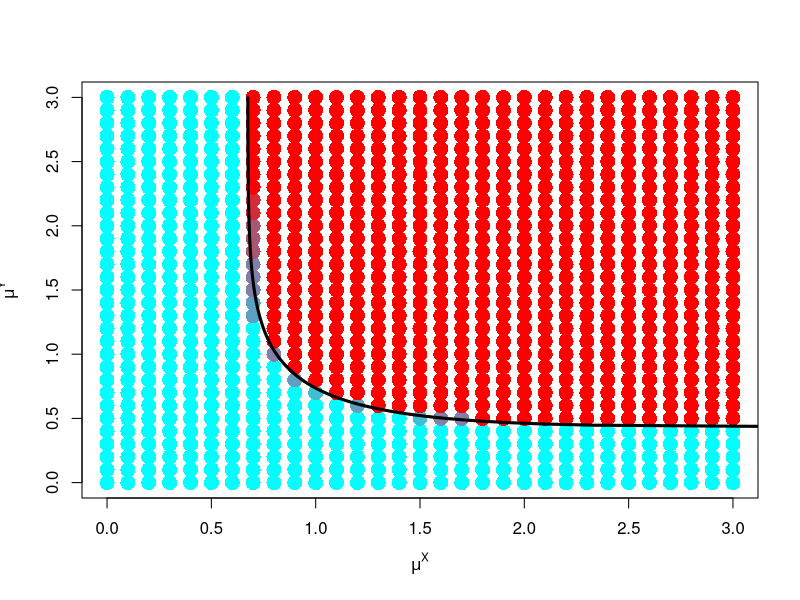

This figure's R source:
setwd("C:/Users/fuwei/Desktop/JCGS-R2/demo/overlap")

Raw <- read.csv("Raw_result.csv")
## "Group" column accidently deleted from above data file
Raw$Group <- rep(1:(31*31),each=10)

Number <- rep(NA,30*30)
X_ax <- rep(NA,30*30)
Y_ax <- rep(NA,30*30)

for(i in unique(Raw$Group) ){
	X_ax[i] <- unique(Raw[Raw$Group==i,]$U_x)
	Y_ax[i] <- unique(Raw[Raw$Group==i,]$U_y)
	Number[i] <-  sum(Raw[Raw$Group==i,]$k == 2)
}

library(plotrix)

pdf("color_plot.pdf")

plot(X_ax,Y_ax,col=color.scale(-Number,c(2,1,0),c(0,2,4),c(3,5,6)),pch=16,cex=2,xlab=expression(mu^X), ylab=expression(mu^Y))
##-----------------------------------------------

YtoX <- function(U_y){
	Num <- 2*dnorm(U_y)+2*U_y*pnorm(U_y)-U_y
	NM <- (Num/U_y +2)/4
	if(NM<1){
		return(qnorm(NM))
	}else{
		return(NA)
	}
}
##-----------------------------------
Y_vector <- seq(0.437,3,0.01)
X_vector <- rep(NA,257)

for(j in 1:257){
	X_vector[j] <- YtoX(Y_vector[j])
}


lines(X_vector,Y_vector, lwd=3) 

dev.off()
